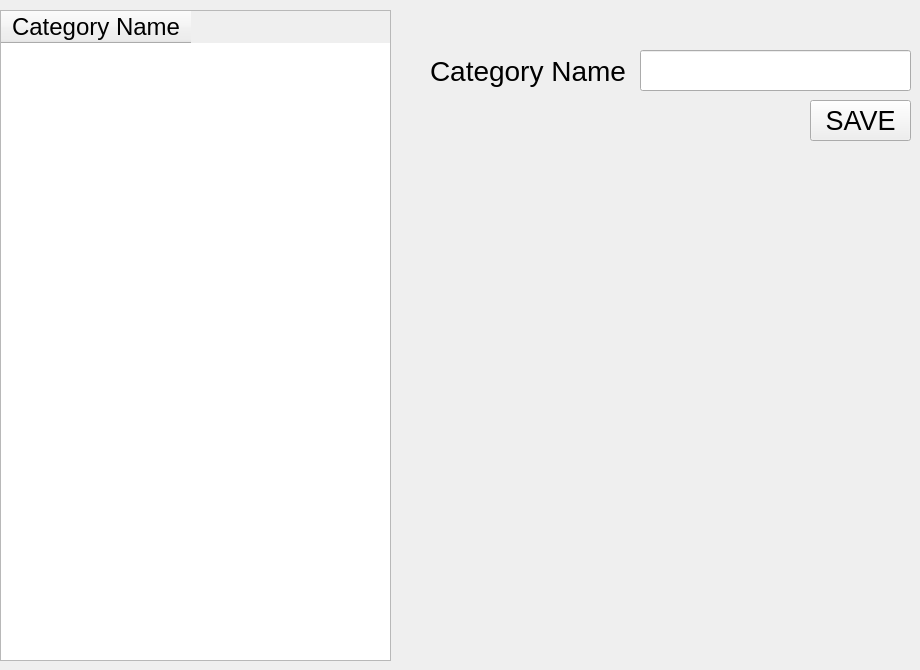
      <widget class="QWidget" name="tab_7">
       <attribute name="title">
        <string>Categories</string>
       </attribute>
       <widget class="QTableWidget" name="tableWidget_2">
        <property name="geometry">
         <rect>
          <x>0</x>
          <y>10</y>
          <width>391</width>
          <height>651</height>
         </rect>
        </property>
        <property name="font">
         <font>
          <family>Segoe UI</family>
          <pointsize>18</pointsize>
         </font>
        </property>
        <property name="layoutDirection">
         <enum>Qt::LeftToRight</enum>
        </property>
        <attribute name="horizontalHeaderDefaultSectionSize">
         <number>190</number>
        </attribute>
        <column>
         <property name="text">
          <string>Category Name</string>
         </property>
        </column>
       </widget>
       <widget class="QPushButton" name="pushButton_14">
        <property name="geometry">
         <rect>
          <x>810</x>
          <y>100</y>
          <width>101</width>
          <height>41</height>
         </rect>
        </property>
        <property name="font">
         <font>
          <family>Segoe UI</family>
          <pointsize>20</pointsize>
         </font>
        </property>
        <property name="text">
         <string>SAVE</string>
        </property>
       </widget>
       <widget class="QLineEdit" name="lineEdit_19">
        <property name="geometry">
         <rect>
          <x>640</x>
          <y>50</y>
          <width>271</width>
          <height>41</height>
         </rect>
        </property>
       </widget>
       <widget class="QLabel" name="label_26">
        <property name="geometry">
         <rect>
          <x>430</x>
          <y>50</y>
          <width>201</width>
          <height>41</height>
         </rect>
        </property>
        <property name="font">
         <font>
          <family>Segoe UI</family>
          <pointsize>21</pointsize>
         </font>
        </property>
        <property name="text">
         <string>Category Name</string>
        </property>
       </widget>
      </widget>
